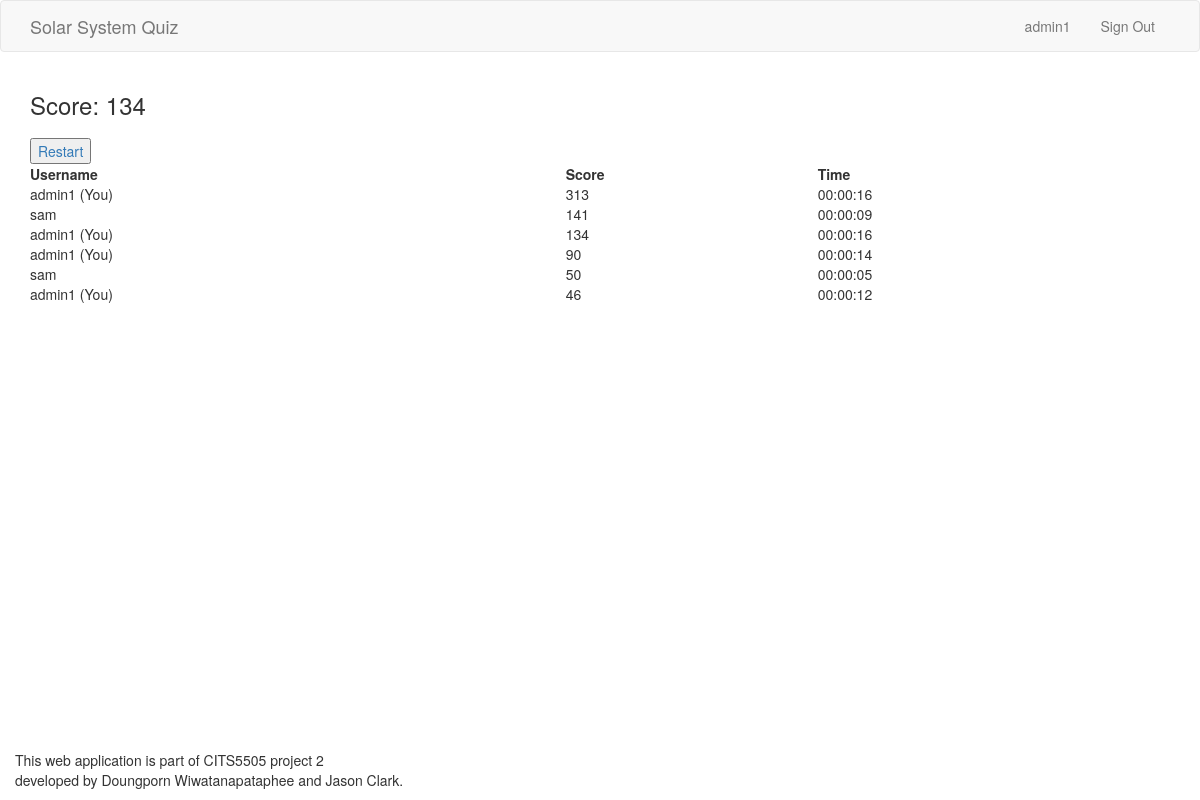
The page /result (signed in) on the database its author committed.
### app/models.py (models this page shows, shortened)
class User(UserMixin, db.Model):
    __tablename__ = 'user_table'
    id = db.Column(db.Integer, primary_key=True)
    username = db.Column(db.String(64), index=True, unique=True)
    user_type = db.Column(db.String(64))
    email = db.Column(db.String(120), index=True, unique=True)
    password_hash = db.Column(db.String(128))
    posts = db.relationship('Post', backref='author', lazy='dynamic')
    about_me = db.Column(db.String(140))
    last_seen = db.Column(db.DateTime, default=datetime.utcnow)
    score_child = db.relationship("Score", backref = 'user_parent')

class Score(db.Model):
    __tablename__ = 'score'
    id = db.Column(db.Integer, primary_key = True)
    user_id = db.Column(db.Integer, db.ForeignKey('user_table.id'))
    questionset_id = db.Column(db.Integer, db.ForeignKey('questionset.id'))
    score = db.Column(db.Integer)
    time_taken = db.Column(db.Time)

### app/routes.py (the view)
@app.route('/result', methods=['GET'])
def result():
    latest_score = Score.query.filter_by(user_id=current_user.id).all()[-1]
    latest_module_id = latest_score.questionset_id
    scoreSorted = Score.query.filter_by(questionset_id=latest_module_id).order_by(Score.score.desc()).all()
    return render_template('result.html', latestScore=latest_score, scoreSorted=scoreSorted)

### app/models.py (called while the page is built)
@login.user_loader
def load_user(id):
    return User.query.get(int(id))

### app/routes.py (called while the page is built)
@app.before_request
def before_request():
    from_zone = tz.tzutc()
    to_zone = tz.tzlocal()
    utc = datetime.utcnow()
    utc = utc.replace(tzinfo=from_zone)
    central = utc.astimezone(to_zone)   # convert to local timezone
    if current_user.is_authenticated:
        current_user.last_seen = central
        db.session.commit()

### app/templates/result.html (shortened to what this page needs)
{% extends 'base.html' %}
{% block body %}
<div class="container">
    <h3>Score: {{ latestScore.score }}</h3>
    <a href='/'><button id="restart-button">Restart</button></a>
    <table style="width:100%;">
        <thead>
            <tr>
                <th>Username</th>
                <th>Score</th>
                <th>Time</th>
            </tr>
        </thead>
        <tbody>
        {% for score in scoreSorted %}
        {%  if loop.index <= 10  %}
            <tr>
                {% if current_user.id == score.user_parent.id %}
                <td>{{ score.user_parent.username }} (You)</td>
                {% else %}
                <td>{{ score.user_parent.username }}</td>
                {% endif %}
                <td>{{ score.score }}</td>
                <td>{{ score.time_taken }}</td>
            </tr>
        {% endif %}
        {% endfor %}
        </tbody>
    </table>
</div>
{% endblock %}

### app/templates/base.html (shortened to what this page needs)
<!DOCTYPE html>
<html lang="en">
<head>
    <link rel="stylesheet" href="https://maxcdn.bootstrapcdn.com/bootstrap/3.4.1/css/bootstrap.min.css">
    <link rel="stylesheet" href="https://cdnjs.cloudflare.com/ajax/libs/font-awesome/4.7.0/css/font-awesome.min.css">
</head>
<body>
    {% block navbar %}
    <nav class="navbar navbar-default">
        <div class="container">
            <div class="navbar-header">
                <a class="navbar-brand" href="{{ url_for('home') }}">Solar System Quiz</a>
            </div>
            <div class="collapse navbar-collapse" id="bs-example-navbar-collapse-1">
                <ul class="nav navbar-nav navbar-right">
                    {% if current_user.is_authenticated %}
                    <li><a href="{{ url_for('user_profile', username=current_user.username) }}">{{ current_user.username }}</a></li>
                    <li><a href="{{ url_for('logout') }}">Sign Out</a></li>
                    {% else %}
                    <li><a href="{{ url_for('login') }}">Login</a></li>
                    <li><a href="{{ url_for('register') }}">Register</a></li>
                    {% endif %}
                </ul>
            </div>
        </div>
    </nav>
    {% endblock %}
    {% block body %}{% endblock %}
    <div class="container" style='bottom:0; position:absolute; '>
        <p>This web application is part of CITS5505 project 2 <br>
           developed by Doungporn Wiwatanapataphee and Jason Clark.</p>
</body>
</html>

### rows shown on the page
User: username "admin1"
Score: score "134", user_parent.username "admin1", time_taken "00:00:16"
Score: user_parent.username "admin1", score "313", time_taken "00:00:16"
Score: user_parent.username "sam", score "141", time_taken "00:00:09"
Score: user_parent.username "admin1", score "90", time_taken "00:00:14"
Score: user_parent.username "sam", score "50", time_taken "00:00:05"
Score: user_parent.username "admin1", score "46", time_taken "00:00:12"
